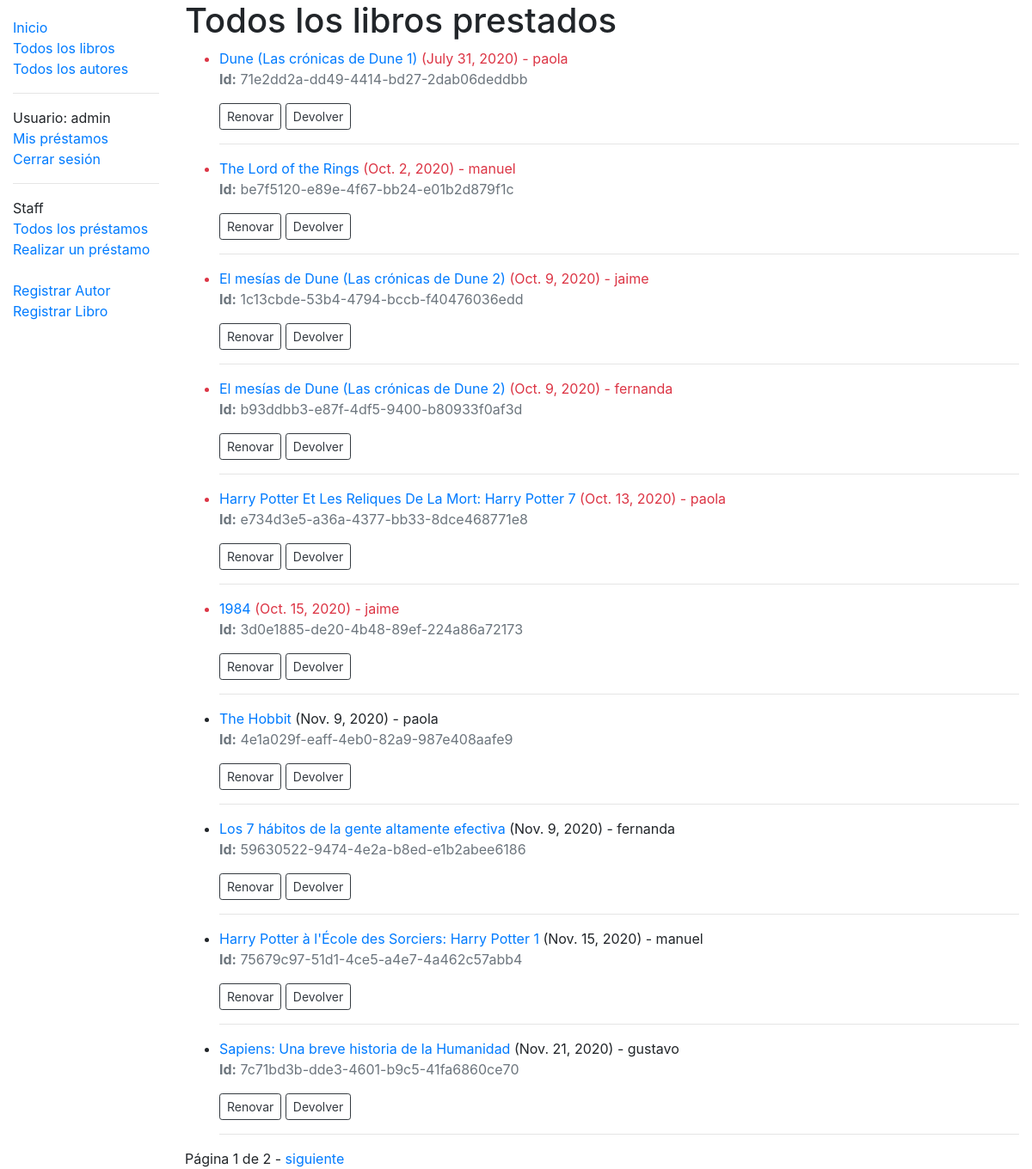
The app's page /catalogo/prestamos/ (signed in) with its own data.
### catalogo/models.py (models this page shows, shortened)
class InstanciaDeLibro(models.Model):
    id = models.UUIDField(primary_key=True, default=uuid.uuid4, help_text='ID único para este libro en particular en toda la librería')
    libro = models.ForeignKey('Libro', on_delete=models.SET_NULL, null=True)
    fecha_de_devolucion = models.DateField(null=True, blank=True)
    prestatario = models.ForeignKey(User, on_delete=models.SET_NULL, null=True, blank=True)
    ESTADO_DEL_PRESTAMO = (
        ('m', 'Mantenimiento'),
        ('p', 'Prestado'),
        ('d', 'Disponible'),
        ('r', 'Reservado'),
    )
    estatus = models.CharField(
        max_length=1,
        choices=ESTADO_DEL_PRESTAMO,
        blank=True,
        default=' ',
        help_text='Disponibilidad del libro',
    )
    @property
    def esta_atrasado(self):
        if self.fecha_de_devolucion and date.today() > self.fecha_de_devolucion:
            return True
        return False
    class Meta:
        ordering = ['fecha_de_devolucion']
        permissions = (("can_mark_returned", "Can set book as returned"),)

class Libro(models.Model):
    titulo = models.CharField(max_length=200)
    autor = models.ForeignKey('Autor', on_delete=models.SET_NULL, null=True)
    resumen = models.TextField(max_length=1000, help_text='Ingresa una breve descripción del libro')
    isbn = models.CharField('ISBN', max_length=13, help_text='Ingresa el <a href="https://www.isbn-international.org/es/content/¿que-es-un-isbn">número ISBN</a> de 13 carácteres')
    lenguaje = models.ForeignKey('Lenguaje', on_delete=models.SET_NULL, null=True)
    genero = models.ManyToManyField(Genero, help_text='Selecciona un género para este libro')
    def desplegar_genero(self):
        """Crea un string para el Genero. Se requiere para desplegar genero en Admin"""
        return ', '.join(genero.nombre for genero in self.genero.all()[:3])
    desplegar_genero.short_description = 'Genero'

### catalogo/views.py (the view)
# urls.py: path('prestamos/', views.VistaDePrestamosStaff.as_view(), name='todoslosprestamos'),
class VistaDePrestamosStaff(PermissionRequiredMixin, generic.ListView):
    permission_required = 'catalogo.can_mark_returned'
    model = InstanciaDeLibro
    context_object_name = 'instanciadelibro_lista_staff'
    template_name = 'libros/instanciadelibro_lista_prestados_staff.html'
    paginate_by = 10
    def get_queryset(self):
        return InstanciaDeLibro.objects.filter(estatus__exact='p').order_by('fecha_de_devolucion')

### catalogo/templates/libros/instanciadelibro_lista_prestados_staff.html
{% extends "base_generic.html" %}
{% block content %}
    <h1>Todos los libros prestados</h1>
    {% if instanciadelibro_lista_staff %}
        <ul>
        {% for instancia in instanciadelibro_lista_staff %}
            <li class="{% if instancia.esta_atrasado %}text-danger{% endif %}">
                <a href="{% url 'detalle_del_libro' instancia.libro.pk %}">{{ instancia.libro.titulo }}</a> ({{ instancia.fecha_de_devolucion }}) - {{ instancia.prestatario }}
                <br>
                <p class="text-muted"><strong>Id:</strong> {{ instancia.id }}</p>
            </li>
            <a class="btn btn-outline-dark btn-sm" href="{% url 'renovar_libro' instancia.id %}">
                Renovar
            </a>
            <a class="btn btn-outline-dark btn-sm" href="{% url 'devolver_libro' instancia.id %}">
                Devolver
            </a>
            <hr>
        {% endfor %}
        </ul>
    {% else %}
        <p>No hay libros prestados.</p>
    {% endif %}
{% endblock %}

### catalogo/templates/base_generic.html (shortened to what this page needs)
<!DOCTYPE html>
<html lang="es">
<head>
  <link rel="stylesheet" href="https://stackpath.bootstrapcdn.com/bootstrap/4.5.2/css/bootstrap.min.css">
  {% load static %}
  <link rel="stylesheet" href="{% static 'css/styles.css' %}">
</head>
<body>
  <div class="container-fluid">
    <div class="row">
      <div class="col-sm-2">
      {% block sidebar %}
        <ul class="sidebar-nav">
          <li><a href="{% url 'index' %}">Inicio</a></li>
          <li><a href="{% url 'libros' %}">Todos los libros</a></li>
          <li><a href="{% url 'autores' %}">Todos los autores</a></li>
          {% if user.is_authenticated %}
            <hr>
            <li>Usuario: {{ user.get_username }}</li>
            <li><a href="{% url 'misprestamos' %}">Mis préstamos</a></li>
            <li><a href="{% url 'logout' %}?next={{ request.path }}">Cerrar sesión</a></li>
          {% else %}
            <li><a href="{% url 'login' %}?next={{ request.path }}">Iniciar sesión</a></li>
          {% endif %}
          {% if perms.catalogo.can_mark_returned %}
            <hr>
            <li>Staff</li>
            <li><a href="{% url 'todoslosprestamos' %}">Todos los préstamos</a></li>
            <li><a href="{% url 'prestamo_crear' %}">Realizar un préstamo</a></li>
            <br>
            <li><a href="{% url 'autor_crear' %}">Registrar Autor</a></li>
            <li><a href="{% url 'libro_crear' %}">Registrar Libro</a></li>
          {% endif %}
        </ul>
      {% endblock %}
      </div>
      <div class="col-sm-10">
          {% block content %}{% endblock %}
          {% block pagination %}
              {% if is_paginated %}
                  <div class="pagination">
                      <span class="page-links">
                          <span class="page-current">
                              Página {{ page_obj.number }} de {{ page_obj.paginator.num_pages }}
                          </span>
                          {% if page_obj.has_next %}
                              - <a href="{{ request.path }}?page={{ page_obj.next_page_number }}">siguiente</a>
                          {% endif %}
                      </span>
                  </div>
              {% endif %}
          {% endblock %}
      </div>
    </div>
  </div>
</body>
</html>

### catalogo/static/css/styles.css (style rules this page uses)
.sidebar-nav { margin-top: 20px; padding: 0; list-style: none; }

### records on screen
InstanciaDeLibro: libro.titulo "Dune (Las crónicas de Dune 1)", fecha_de_devolucion "July 31, 2020", prestatario "paola", id "71e2dd2a-dd49-4414-bd27-2dab06deddbb"
InstanciaDeLibro: libro.titulo "The Lord of the Rings", fecha_de_devolucion "Oct. 2, 2020", prestatario "manuel", id "be7f5120-e89e-4f67-bb24-e01b2d879f1c"
InstanciaDeLibro: libro.titulo "El mesías de Dune (Las crónicas de Dune 2)", fecha_de_devolucion "Oct. 9, 2020", prestatario "jaime", id "1c13cbde-53b4-4794-bccb-f40476036edd"
InstanciaDeLibro: libro.titulo "El mesías de Dune (Las crónicas de Dune 2)", fecha_de_devolucion "Oct. 9, 2020", prestatario "fernanda", id "b93ddbb3-e87f-4df5-9400-b80933f0af3d"
InstanciaDeLibro: libro.titulo "Harry Potter Et Les Reliques De La Mort: Harry Potter 7", fecha_de_devolucion "Oct. 13, 2020", prestatario "paola", id "e734d3e5-a36a-4377-bb33-8dce468771e8"
InstanciaDeLibro: libro.titulo "1984", fecha_de_devolucion "Oct. 15, 2020", prestatario "jaime", id "3d0e1885-de20-4b48-89ef-224a86a72173"
InstanciaDeLibro: libro.titulo "The Hobbit", fecha_de_devolucion "Nov. 9, 2020", prestatario "paola", id "4e1a029f-eaff-4eb0-82a9-987e408aafe9"
InstanciaDeLibro: libro.titulo "Los 7 hábitos de la gente altamente efectiva", fecha_de_devolucion "Nov. 9, 2020", prestatario "fernanda", id "59630522-9474-4e2a-b8ed-e1b2abee6186"
InstanciaDeLibro: libro.titulo "Harry Potter à l'École des Sorciers: Harry Potter 1", fecha_de_devolucion "Nov. 15, 2020", prestatario "manuel", id "75679c97-51d1-4ce5-a4e7-4a462c57abb4"
InstanciaDeLibro: libro.titulo "Sapiens: Una breve historia de la Humanidad", fecha_de_devolucion "Nov. 21, 2020", prestatario "gustavo", id "7c71bd3b-dde3-4601-b9c5-41fa6860ce70"

### other values on screen
{{ user.get_username }} "admin"
{{ page_obj.number }} "1"
{{ page_obj.paginator.num_pages }} "2"
